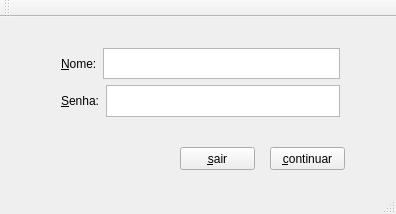
<?xml version="1.0" encoding="UTF-8"?>
<ui version="4.0">
 <class>MainWindow</class>
 <widget class="QMainWindow" name="MainWindow">
  <property name="geometry">
   <rect>
    <x>0</x>
    <y>0</y>
    <width>396</width>
    <height>214</height>
   </rect>
  </property>
  <property name="windowTitle">
   <string>MainWindow</string>
  </property>
  <widget class="QWidget" name="centralWidget">
   <widget class="QWidget" name="verticalLayoutWidget">
    <property name="geometry">
     <rect>
      <x>50</x>
      <y>20</y>
      <width>301</width>
      <height>91</height>
     </rect>
    </property>
    <layout class="QVBoxLayout" name="verticalLayout">
     <item>
      <spacer name="verticalSpacer">
       <property name="orientation">
        <enum>Qt::Vertical</enum>
       </property>
       <property name="sizeHint" stdset="0">
        <size>
         <width>20</width>
         <height>40</height>
        </size>
       </property>
      </spacer>
     </item>
     <item>
      <layout class="QHBoxLayout" name="horizontalLayout_2">
       <item>
        <widget class="QLabel" name="label">
         <property name="text">
          <string>&amp;Nome:</string>
         </property>
         <property name="buddy">
          <cstring>textEdit</cstring>
         </property>
        </widget>
       </item>
       <item>
        <widget class="QTextEdit" name="textEdit"/>
       </item>
      </layout>
     </item>
     <item>
      <layout class="QHBoxLayout" name="horizontalLayout_3">
       <item>
        <widget class="QLabel" name="label_2">
         <property name="text">
          <string>&amp;Senha:</string>
         </property>
         <property name="buddy">
          <cstring>textEdit_2</cstring>
         </property>
        </widget>
       </item>
       <item>
        <widget class="QTextEdit" name="textEdit_2"/>
       </item>
      </layout>
     </item>
     <item>
      <spacer name="verticalSpacer_2">
       <property name="orientation">
        <enum>Qt::Vertical</enum>
       </property>
       <property name="sizeHint" stdset="0">
        <size>
         <width>20</width>
         <height>40</height>
        </size>
       </property>
      </spacer>
     </item>
    </layout>
   </widget>
   <widget class="QPushButton" name="continueButton">
    <property name="geometry">
     <rect>
      <x>270</x>
      <y>130</y>
      <width>75</width>
      <height>23</height>
     </rect>
    </property>
    <property name="text">
     <string>&amp;continuar</string>
    </property>
   </widget>
   <widget class="QPushButton" name="pushButton_2">
    <property name="geometry">
     <rect>
      <x>180</x>
      <y>130</y>
      <width>75</width>
      <height>23</height>
     </rect>
    </property>
    <property name="text">
     <string>&amp;sair</string>
    </property>
   </widget>
  </widget>
  <widget class="QMenuBar" name="menuBar">
   <property name="geometry">
    <rect>
     <x>0</x>
     <y>0</y>
     <width>396</width>
     <height>21</height>
    </rect>
   </property>
  </widget>
  <widget class="QToolBar" name="mainToolBar">
   <attribute name="toolBarArea">
    <enum>TopToolBarArea</enum>
   </attribute>
   <attribute name="toolBarBreak">
    <bool>false</bool>
   </attribute>
  </widget>
  <widget class="QStatusBar" name="statusBar"/>
 </widget>
 <layoutdefault spacing="6" margin="11"/>
 <tabstops>
  <tabstop>textEdit</tabstop>
  <tabstop>textEdit_2</tabstop>
  <tabstop>continueButton</tabstop>
  <tabstop>pushButton_2</tabstop>
 </tabstops>
 <resources/>
 <connections>
  <connection>
   <sender>pushButton_2</sender>
   <signal>clicked()</signal>
   <receiver>MainWindow</receiver>
   <slot>close()</slot>
   <hints>
    <hint type="sourcelabel">
     <x>213</x>
     <y>266</y>
    </hint>
    <hint type="destinationlabel">
     <x>215</x>
     <y>307</y>
    </hint>
   </hints>
  </connection>
 </connections>
</ui>
